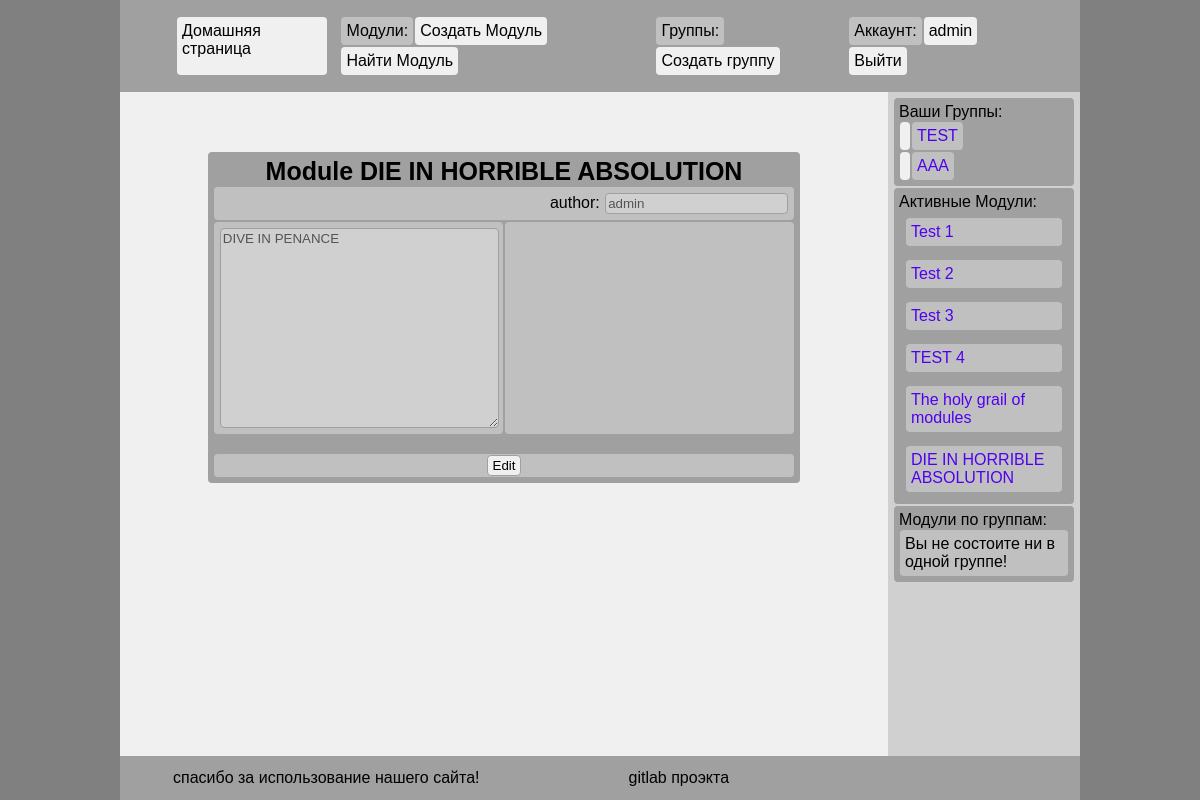
Page /tasks/PxmKGfezA2Y93kaS/ (signed in) on the committed database.
### tasks/models.py (models this page shows)
class Module(models.Model):
    name            = models.CharField(max_length=64, default="Новый модуль")
    author          = models.ForeignKey(User, on_delete=models.CASCADE)
    description     = models.CharField(max_length=1024, default="AAAA")
    creation_date   = models.DateTimeField(default=timezone.now())
    tasks_data      = models.JSONField(default=list)
    is_tasks_rnd    = models.BooleanField(default=False)
    id              = models.CharField(max_length=16, unique=True, primary_key=True)

### groups/models.py (models this page shows)
class Group(models.Model):
    author          = models.ForeignKey(User, related_name="group_author", on_delete=models.CASCADE, null=True)
    name            = models.CharField(max_length=32, default="")
    description     = models.CharField(max_length=1024, default="")
    creation_date   = models.DateTimeField(default=timezone.now())
    id              = models.CharField(max_length=16, unique=True, primary_key = True)
    moduls_data     = models.ManyToManyField(ModuleData, related_name="moduls_data", blank=True)
    members         = models.ManyToManyField(User, related_name="members", blank=True)
    members_pending = models.ManyToManyField(User, related_name="member_pending", blank=True)

### tasks/views.py (the view)
# urls.py: path('tasks/<str:id>/',                 tasks.ShowView),
def ShowView(request, id):
    context = get_base_context(request)
    try: context['module'] = Module.objects.get(id=id)
    except Module.DoesNotExist: raise Http404
    if request.method != 'POST':
        return render(request, 'module_show.html', context)
    if "btn_edit" in request.POST:
        return redirect(f'/tasks/{id}/edit')
    if "btn_pass" in request.POST:
        return redirect(f'/tasks/{id}/pass')
    return redirect(f'/tasks/{id}/')

### static/py/view.py (called while the page is built)
def get_base_context(request, **kwargs):
    context = {}
    for c_name, c_value in list(filter(lambda c:c[0].startswith('temp'), request.session.items())):
        if 'keep_cookies' in kwargs and c_name in kwargs['keep_cookies']: continue
        del request.session[c_name]
    for s in request.session.items():print(s)
    if request.user.is_authenticated:
        context['my_modules']    = Module.objects.all()
        context['my_groups']     = Group.objects.all()
        context['new_modules']    = Module.objects.filter(author=request.user)
    return context

### tasks/templates/module_show.html (shortened to what this page needs)
{% extends './base.html' %}
{% block content %}
{% load i18n %}
<div class="bigbox">
    <h1>{% trans 'Module' %} {{module.name}}</h1>
    <form method="POST" id="form"> {% csrf_token %}
        <div class="flex flex-sb component2">
            <div>
                {% trans 'author' %}:
                <input value="{{module.author}}" disabled=true/>
            </div>
        </div>
        <div class="flex">
            <div class="flex-col component2" style="width: 50%">
                <textarea style="width: 100%; resize: vertical; height: 200px" disabled=true>{{module.description}}</textarea>
            </div>
            <div class="flex-col component2" style="width: 50%">
            </div>
        </div>
        <br>
        <div class="submitbox">
            {% if module.author == user %} <input type="submit" name="btn_edit" value="{% trans 'Edit' %}"> {% endif %}
        </div>
    </form>
</div>
{% endblock %}

### static/templates/header.html
<div class="box flex-wrap">
    <a class="component" href="/">Домашняя страница</a>
</div>
<div class="box flex-wrap">
    <a class="component2">Модули:</a>
    <a class="component" href="/tasks/create">Создать Модуль</a>
    <a class="component" href="/tasks/">Найти Модуль</a>
</div>
<div class="box flex-wrap">
    <a class="component2">Группы:</a>
    <a class="component" href="/groups/create">Создать группу</a>
</div>
<div class="box flex-wrap">
    <a class="component2">Аккаунт:</a>
        {% if request.user.is_authenticated %}
        <a class="component" href="/accounts/">{{user}}</a>
        <a class="component" href="/accounts/logout/">Выйти</a>
        {% else %}
        <a class="component" href="/accounts/login/">Войти</a>
        <a class="component" href="/accounts/register/">Регистрация</a>
        {% endif %}
</div>

### static/templates/sider.html (shortened to what this page needs)
<div class="box flex-col">
    Ваши Группы:
    {% for group in my_groups %}
        <div class="flex">
            {% if group.1 != 0 %}<a class="component">{{group.1}}</a>{% endif %}
            <a class="component2" href="/groups/{{group.id}}">{{group.name}}</a>
        </div>
    {% endfor %}
</div>
<div class="box flex-col">
    Активные Модули:
    {% for module in my_modules %}
        <div class="flex-col box">
            <a class="component2" href="/tasks/{{module.id}}">{{module.name}}</a>
        </div>
    {% endfor %}
</div>
<div class="flex-col box">
    Модули по группам:
    {% if not modules_groups %}
        <p class="component2">Вы не состоите ни в одной группе!</p>
    {% endif %}
</div>

### static/css/common-base.css (style rules this page uses)
body { margin: auto; width: 80%; min-height:100%; }
html { font-family: Arial; background-color:#808080; height:100%; }
footer a:any-link, header a:any-link { color:#000000 }
a { font-family: Arial; text-decoration: none; padding: 2px; margin: 1px; }
a:any-link { color:#5000F0 }
h1 { font-family: Arial; font-size: 25px; text-align: center; margin: 0px; }
input:disabled { font-family: Arial; background-color: #D0D0D0; border: #A0A0A0 solid 1px; border-radius: 4px; cursor: default; box-sizing: border-box; padding: 2px; margin: 1px; }
input[type=button], input[type=submit], input[type=reset] { font-family: Arial; background-color: #F0F0F0; border: #A0A0A0 solid 1px; border-radius: 4px; cursor:pointer; box-sizing: border-box; padding: 2px 5px; margin: 1px; }
textarea { font-family: Arial; background-color: #FFFFFF; border: #A0A0A0 solid 1px; border-radius: 4px; box-sizing: border-box; padding: 2px; margin: 1px; }
textarea:disabled { font-family: Arial; background-color: #D0D0D0; border: #A0A0A0 solid 1px; border-radius: 4px; cursor:default; box-sizing: border-box; padding: 2px; margin: 1px; }

### static/css/common-class.css (style rules this page uses)
.component { border-radius: 4px; border-color: #F0F0F0; background-color: #F0F0F0; padding: 5px; margin: 1px; box-sizing: border-box; }
.component2 { border-radius: 4px; border-color: #C0C0C0; background-color: #C0C0C0; padding: 5px; margin: 1px; box-sizing: border-box; }
.box { border-radius: 4px; border-color: #A0A0A0; background-color: #A0A0A0; padding: 5px; margin: 1px; }
.bigbox { margin: auto; border-radius: 4px; border-color: #A0A0A0; background-color: #A0A0A0; padding: 5px; width: 80%; margin-top: 50px; display: flex; flex-direction: column; }
.submitbox { text-align: center; border-radius: 4px; border-color: #C0C0C0; background-color: #C0C0C0; margin: 1px; }

### static/css/common-flex.css (style rules this page uses)
.flex { display: flex; }
.flex-col { display: flex; flex-direction: column; }
.flex-sb { display: flex; justify-content: space-between; }
.flex-wrap { display: flex; flex-wrap: wrap; }

### rows in the picture
Module: name "DIE IN HORRIBLE ABSOLUTION", author "admin", description "DIVE IN PENANCE"
Group: name "TEST"
Group: name "AAA"
Module: name "Test 1"
Module: name "Test 2"
Module: name "Test 3"
Module: name "TEST 4"
Module: name "The holy grail of modules"

### other values in the picture
{{ user }} "admin"
